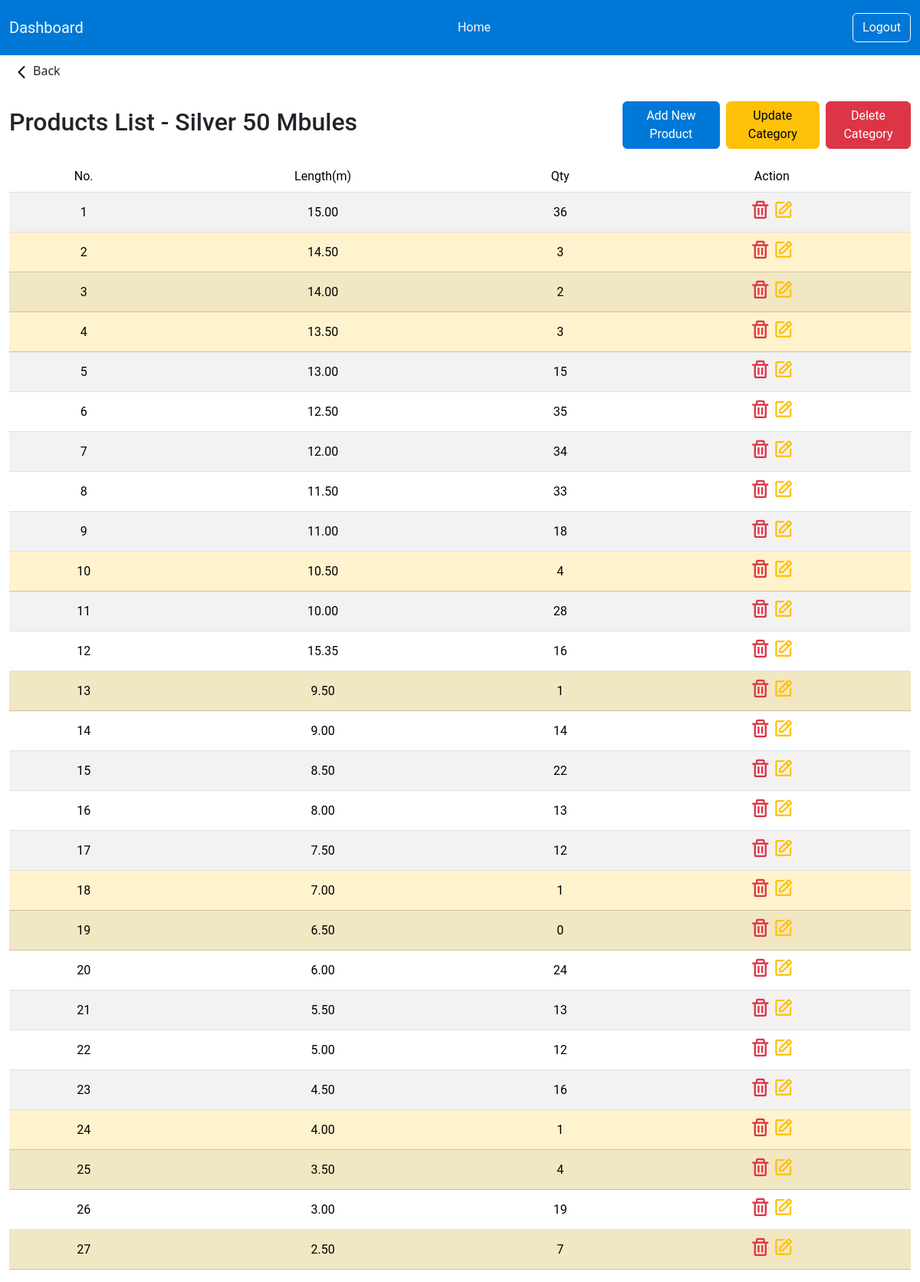
Page /admin/product.php?category_id=1 (signed in) on the committed database.
### tables this page shows
CREATE TABLE `categories` (
  `id` int(11) NOT NULL,
  `name` varchar(100) NOT NULL,
  `color` varchar(20) NOT NULL DEFAULT '#6c757d',
  `company_id` int(11) DEFAULT NULL
);

CREATE TABLE `inventorysummary` (
  `product_id` int(11) NOT NULL,
  `current_qty` int(11) NOT NULL DEFAULT 0
);

CREATE TABLE `products` (
  `id` int(11) NOT NULL,
  `name` varchar(100) NOT NULL,
  `length` varchar(15) NOT NULL,
  `category_id` int(11) NOT NULL
);

### admin/product.php (the view, shortened to what this page needs)
<?php include_once('includes/header.php');
$category_products = [];
if (isset($_GET['category_id'])) {
    $category_id = $_GET['category_id'];
    $sql_category_products =
        "SELECT *, `products`.`name` as `product_name`, `inventorysummary`.`current_qty` as `product_qty` FROM `products`
    INNER JOIN `inventorysummary` ON `products`.`id` = `inventorysummary`.`product_id` WHERE `products`.`category_id` = $category_id";
    $stm_category_products = $pdo->prepare($sql_category_products);
    $stm_category_products->execute();
    $category_products = $stm_category_products->fetchAll(PDO::FETCH_ASSOC);
    $sql_category = "SELECT `categories`.`name` as `category_name`, `categories`.`color` as `category_color`, `categories`.`id` FROM `categories` WHERE `categories`.`id` = $category_id";
    $stm_category = $pdo->prepare($sql_category);
    $stm_category->execute();
    $category = $stm_category->fetch(PDO::FETCH_ASSOC);
    $sql_go_back = "SELECT `company_id` FROM `categories` WHERE `id` = $category_id";
    $stm_go_back = $pdo->prepare($sql_go_back);
    $stm_go_back->execute();
    $go_back = $stm_go_back->fetch(PDO::FETCH_ASSOC);
    $company_id = $go_back['company_id'];
}
?>
<a href="categories.php?company_id=<?=$company_id?>" class="btn btn-transparent d-flex-inline justify-content-start align-items-center"><img src="./assets/icons/back.svg" alt="">Back</a>
<div class="container-fluid mt-3">
    <div class="col-12">
        <div class="bg-white">
            <div class="row align-items-center justify-content-center">
                <div class="col-12 col-md-8">
                    <h2>Products List - <?= $category['category_name'] ?></h2>
                </div>
                <div class="col-12 col-md-4 d-flex justify-content-between justify-content-md-end align-items-center">
                    <button class="btn btn-small btn-primary" data-bs-toggle="modal" data-bs-target="#productAdd">Add New Product</button>
                    <button class="btn btn-small btn-warning ms-2" data-bs-toggle="modal" data-bs-target="#categoryUpdate">Update Category</button>
                    <form action="<?= $_SERVER['PHP_SELF'] ?>" method="post"
                        style="display:inline;">
                        <button type="submit" name="delete_category_btn" class="btn btn-small btn-danger ms-2"
                            onclick="return confirm('Are you sure you want to delete this Category?');">
                            Delete Category
                        </button>
                    </form>
                </div>
            </div>
            <div class="table-responsive text-nowrap mt-3">
                <table class="table table-striped align-middle overflow-scroll col-12" id="table"
                    data-search-align="left" data-pagination="true" data-toggle="table" data-search="true"
                    data-searchable="true">
                    <thead>
                        <tr>
                            <th scope="col" class="text-center">No.</th>
                            <th scope="col" class="text-center" data-sortable="true">Length(m)</th>
                            <th scope="col" class="text-center" data-sortable="true">Qty</th>
                            <th scope="col" class="text-center">Action</th>
                        </tr>
                    </thead>
                    <tbody>
                        <?php foreach ($category_products as $i => $product): ?>
                            <tr class="<?= $product['product_qty'] < 8 ? 'table-warning' : 'table-white' ?>">
                                <td class="text-center"><?= $i + 1 ?></td>
                                <td class="text-center"><?= $product['length'] ?></td>
                                <td class="text-center"><?= $product['product_qty'] ?></td>
                                <td class="text-center">
                                    <div class="d-flex justify-content-center align-items-center">
                                        <form action="<?= $_SERVER['PHP_SELF'] ?>" method="POST"
                                            style="display:inline;">
                                            <button type="submit" name="delete_product_btn" class="btn btn-link p-0"
                                                onclick="return confirm('Are you sure you want to delete this product?');">
                                                <i class="bx bx-trash text-danger h3 m-0"></i>
                                            </button>
                                        </form>
                                        <button
                                            class="btn btn-transparent p-0"
                                            data-bs-toggle="modal"
                                            data-bs-target="#productUpdate"
                                            data-id="<?= $product['id'] ?>"
                                            data-name="<?= htmlspecialchars($product['name'], ENT_QUOTES, 'UTF-8') ?>"
                                            data-length="<?= htmlspecialchars($product['length'], ENT_QUOTES, 'UTF-8') ?>"
                                            data-qty="<?= $product['current_qty'] ?>">
                                            <i class="bx bx-edit text-warning h3 m-0"></i>
                                        </button>
                                    </div>
                                </td>
                            </tr>
                        <?php endforeach; ?>
                    </tbody>
                </table>
            </div>
        </div>
    </div>
</div>
</body>
</html>

### admin/assets/css/style.css (style rules this page uses)
* { font-family: "Roboto", sans-serif; font-weight: 400; font-style: normal; }
.bg-primary, .btn-primary { background-color: #0078d7 !important; }

### rows in the picture
categories: name "Silver 50 Mbules"
inventorysummary: product_id.length "15.00", current_qty "36"
inventorysummary: product_id.length "14.50", current_qty "3"
inventorysummary: product_id.length "14.00", current_qty "2"
inventorysummary: product_id.length "13.50", current_qty "3"
inventorysummary: product_id.length "13.00", current_qty "15"
inventorysummary: product_id.length "12.50", current_qty "35"
inventorysummary: product_id.length "12.00", current_qty "34"
inventorysummary: product_id.length "11.50", current_qty "33"
inventorysummary: product_id.length "11.00", current_qty "18"
inventorysummary: product_id.length "10.50", current_qty "4"
inventorysummary: product_id.length "10.00", current_qty "28"
inventorysummary: product_id.length "15.35", current_qty "16"
inventorysummary: product_id.length "9.50", current_qty "1"
inventorysummary: product_id.length "9.00", current_qty "14"
inventorysummary: product_id.length "8.50", current_qty "22"
inventorysummary: product_id.length "8.00", current_qty "13"
inventorysummary: product_id.length "7.50", current_qty "12"
inventorysummary: product_id.length "7.00", current_qty "1"
inventorysummary: product_id.length "6.50", current_qty "0"
inventorysummary: product_id.length "6.00", current_qty "24"
inventorysummary: product_id.length "5.50", current_qty "13"
inventorysummary: product_id.length "5.00", current_qty "12"
inventorysummary: product_id.length "4.50", current_qty "16"
inventorysummary: product_id.length "4.00", current_qty "1"
inventorysummary: product_id.length "3.50", current_qty "4"
inventorysummary: product_id.length "3.00", current_qty "19"
inventorysummary: product_id.length "2.50", current_qty "7"
